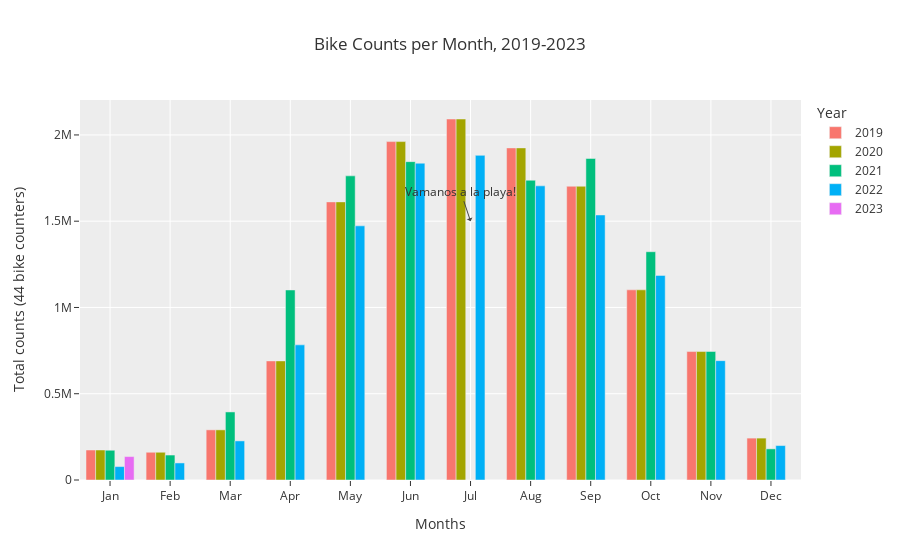

Notebook cell for this chart:
### Code cell
fig = px.bar(df0, x='Month', y='Sum', color='Year',barmode='group',
             title="Bike Counts per Month (Montreal, 2019-2023)",
             template='ggplot2')
fig.update_layout(xaxis_title="Months", yaxis_title="Total counts (44 bike counters)")
fig.add_annotation(text="Vamanos a la playa!", x="Jul", y=1500000, arrowhead=1, showarrow=True)
fig.show()
fig.write_image('fig-barplot_bikes_per_month_2019-2023.png')

### Figure 1 — Plotly figure (JSON) as saved in the notebook; plotly's stock layout.template omitted (floating-point values rounded to 4 significant figures)
{"data": [{"alignmentgroup": "True", "hovertemplate": "Year=2019<br>Month=%{x}<br>Sum=%{y}<extra></extra>", "legendgroup": "2019", "marker": {"color": "#F8766D", "pattern": {"shape": ""}}, "name": "2019", "offsetgroup": "2019", "orientation": "v", "showlegend": true, "textposition": "auto", "type": "bar", "x": ["Jan", "Feb", "Mar", "Apr", "May", "Jun", "Jul", "Aug", "Sep", "Oct", "Nov", "Dec"], "xaxis": "x", "y": [173849, 160788, 290671, 690261, 1611964, 1961497, 2092364, 1924851, 1702479, 1102255, 744513, 242859], "yaxis": "y"}, {"alignmentgroup": "True", "hovertemplate": "Year=2020<br>Month=%{x}<br>Sum=%{y}<extra></extra>", "legendgroup": "2020", "marker": {"color": "#A3A500", "pattern": {"shape": ""}}, "name": "2020", "offsetgroup": "2020", "orientation": "v", "showlegend": true, "textposition": "auto", "type": "bar", "x": ["Jan", "Feb", "Mar", "Apr", "May", "Jun", "Jul", "Aug", "Sep", "Oct", "Nov", "Dec"], "xaxis": "x", "y": [173849, 160788, 290671, 690261, 1611964, 1961497, 2092364, 1924851, 1702479, 1102255, 744513, 242859], "yaxis": "y"}, {"alignmentgroup": "True", "hovertemplate": "Year=2021<br>Month=%{x}<br>Sum=%{y}<extra></extra>", "legendgroup": "2021", "marker": {"color": "#00BF7D", "pattern": {"shape": ""}}, "name": "2021", "offsetgroup": "2021", "orientation": "v", "showlegend": true, "textposition": "auto", "type": "bar", "x": ["Jan", "Feb", "Mar", "Apr", "May", "Jun", "Jul", "Aug", "Sep", "Oct", "Nov", "Dec"], "xaxis": "x", "y": [172424, 144675, 394476, 1101430, 1762830, 1845308, 0, 1737436, 1863476, 1323118, 744853, 180465], "yaxis": "y"}, {"alignmentgroup": "True", "hovertemplate": "Year=2022<br>Month=%{x}<br>Sum=%{y}<extra></extra>", "legendgroup": "2022", "marker": {"color": "#00B0F6", "pattern": {"shape": ""}}, "name": "2022", "offsetgroup": "2022", "orientation": "v", "showlegend": true, "textposition": "auto", "type": "bar", "x": ["Jan", "Feb", "Mar", "Apr", "May", "Jun", "Jul", "Aug", "Sep", "Oct", "Nov", "Dec"], "xaxis": "x", "y": [77769, 98877, 226614, 783321, 1473144, 1836241, 1881615, 1704796, 1536096, 1185755, 691778, 199537], "yaxis": "y"}, {"alignmentgroup": "True", "hovertemplate": "Year=2023<br>Month=%{x}<br>Sum=%{y}<extra></extra>", "legendgroup": "2023", "marker": {"color": "#E76BF3", "pattern": {"shape": ""}}, "name": "2023", "offsetgroup": "2023", "orientation": "v", "showlegend": true, "textposition": "auto", "type": "bar", "x": ["Jan"], "xaxis": "x", "y": [135825], "yaxis": "y"}], "layout": {"annotations": [{"arrowhead": 1, "showarrow": true, "text": "Vamanos a la playa!", "x": "Jul", "y": 1500000}], "barmode": "group", "legend": {"title": {"text": "Year"}, "tracegroupgap": 0}, "title": {"text": "Bike Counts per Month, 2019-2023"}, "xaxis": {"anchor": "y", "domain": [0, 1], "title": {"text": "Months"}}, "yaxis": {"anchor": "x", "domain": [0, 1], "title": {"text": "Total counts (44 bike counters)"}}}}
